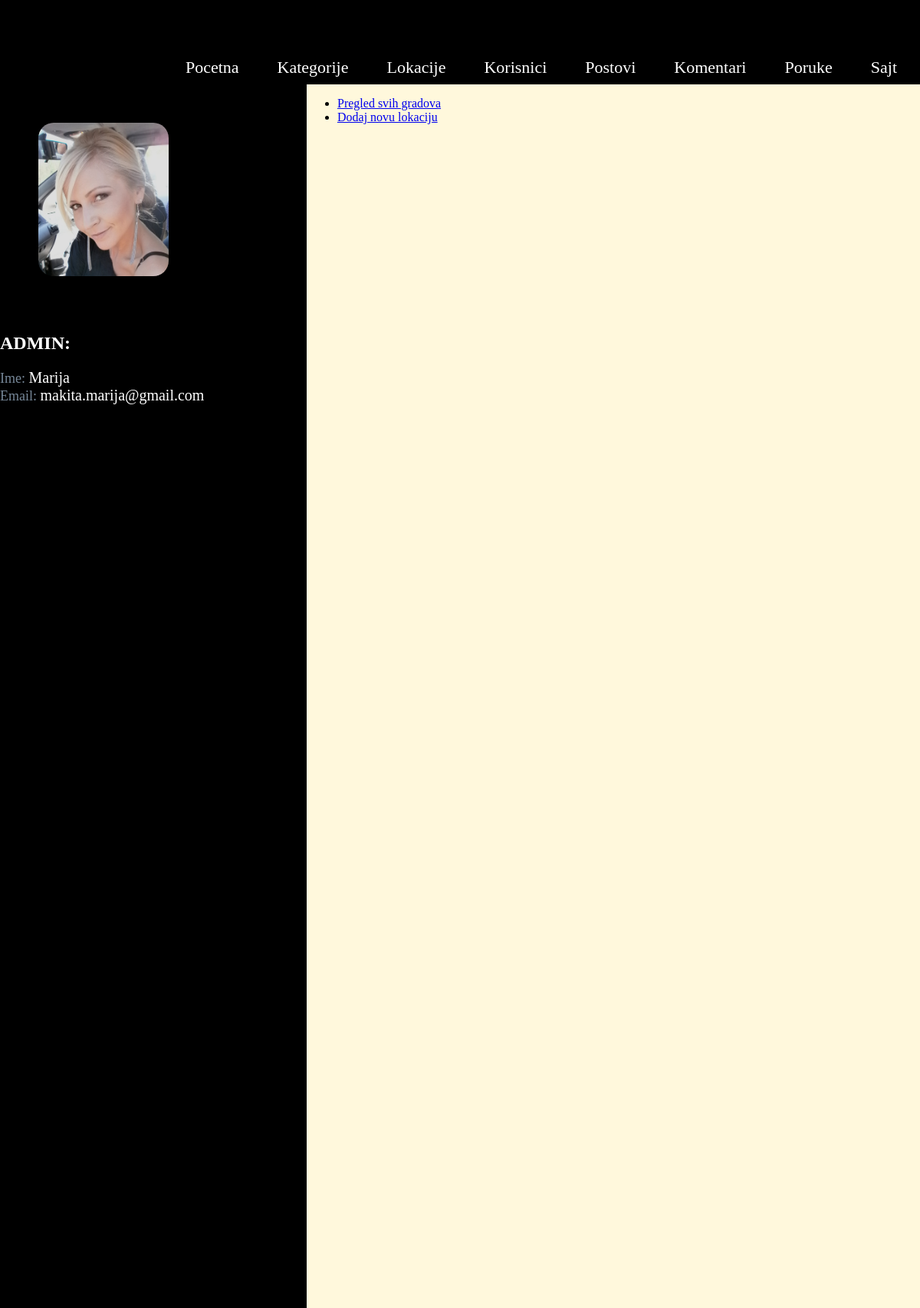
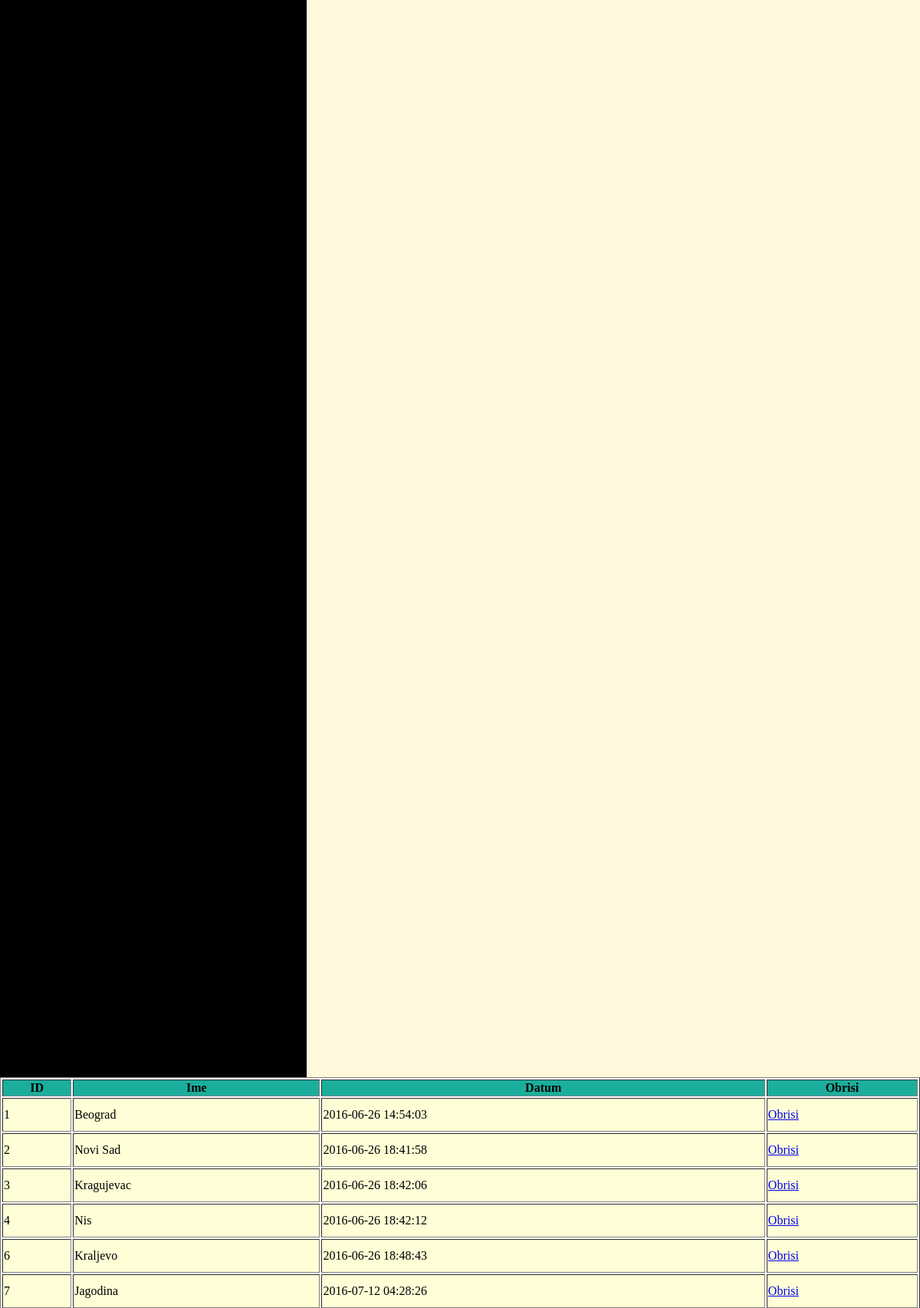
The app's page /admin/home.php?page=locations (signed in, upper part) with its own data (2 pictures, top to bottom).
### tables this page shows
CREATE TABLE `user` (
  `id` int(11) NOT NULL,
  `name` varchar(255) NOT NULL,
  `email` varchar(255) NOT NULL,
  `password` varchar(255) NOT NULL,
  `date` timestamp NOT NULL DEFAULT CURRENT_TIMESTAMP,
  `admin` tinyint(4) NOT NULL DEFAULT '0',
  `status` tinyint(4) NOT NULL DEFAULT '0',
  `is_logged` tinyint(4) NOT NULL DEFAULT '0',
  `superadmin` tinyint(4) NOT NULL DEFAULT '0',
  `is_deleted` tinyint(4) NOT NULL DEFAULT '0',
  `is_blocked` tinyint(4) NOT NULL DEFAULT '0',
  `image` varchar(255) NOT NULL
);

CREATE TABLE `places` (
  `id` int(11) NOT NULL,
  `name` varchar(255) NOT NULL,
  `date` timestamp NOT NULL DEFAULT CURRENT_TIMESTAMP,
  `is_deleted` tinyint(4) NOT NULL DEFAULT '0'
);

### models/Connect.php (called while the page is built, shortened)
<?php
class Connect{
    private static $_instance = null;
    public static function getInstance(){
        if(is_null(self::$_instance)){
            self::$_instance = new PDO("mysql:host=127.0.0.1;dbname=openserbia", "root", "");
        }
        return self::$_instance;
    }
}

### models/Model.php (called while the page is built, shortened)
<?php
abstract class Model
{
    public function __construct()
    {
        $this->db = Connect::getInstance();
    }
}

### models/User.php (called while the page is built, shortened)
<?php
class User extends Model
{
    public function getUserById($id){
        $query = $this->db->prepare('SELECT * FROM user WHERE id=?;');
        if( $query && $query->execute([$id]) ) {
            $result = $query->fetch(PDO::FETCH_ASSOC);
            return $result;
        }
        return null;
    }
}

### admin/controllers/locations.php (called while the page is built)
<?php
$location = new Location();
$loc = $location->getLocation();
include __DIR__ . '../../views/locations.php';

### models/Location.php (called while the page is built, shortened)
<?php
class Location extends Model
{
    public function getLocation()
    {
        $query = $this->db->prepare('SELECT * FROM places WHERE is_deleted=0');
        if ($query && $query->execute()){
            return $query->fetchAll(PDO::FETCH_ASSOC);
        }
        return null;
    }
}

### admin/views/locations.php (the view)
<div class="admin_subnav">
    <ul>
        <li><a href="?page=locations">Pregled svih gradova</a> </li>
        <li><a href="?page=addlocation">Dodaj novu lokaciju</a> </li>
    </ul>
</div>
<table border="1">
    <thead>
    <tr>
        <th>ID</th>
        <th>Ime</th>
        <th>Datum</th>
        <th>Obrisi</th>
    </tr>
    </thead>
    <tbody>
    <?php foreach($loc as $l){ ?>
        <tr>
            <td><?php echo $l['id'] ?></td>
            <td><?php echo $l['name'] ?></td>
            <td><?php echo $l['date'] ?></td>
            <td>
                <a href="?page=delete&action=location&location_id=<?php echo $l['id']?>">
                    Obrisi
                </a>
            </td>
        </tr>
    <?php } ?>
    </tbody>
</table>

### admin/home.php (shortened to what this page needs)
<!DOCTYPE html>
<html>
<head>
    <link rel="stylesheet" type="text/css" href="../style.css">
</head>
<body>
<div id="wrapper">
<?php
    if($_SESSION['admin'] == 1) {
        $users = new User();
        $a = $users->getUserById($_SESSION['id']);
        ?>
        <div id="admin_header">
            <div class="nav" id="admin_nav">
                <ul>
                    <li><a href="home.php?page=home">Pocetna</a></li>
                    <li><a href="home.php?page=categories">Kategorije</a></li>
                    <li><a href="home.php?page=locations">Lokacije</a></li>
                    <li><a href="home.php?page=users">Korisnici</a></li>
                    <li><a href="home.php?page=posts">Postovi</a></li>
                    <li><a href="home.php?page=comments">Komentari</a></li>
                    <li><a href="home.php?page=inbox">Poruke</a></li>
                    <li><a href="../index.php">Sajt</a></li>
                </ul>
            </div>
        </div>
        <div class="content_admin">
            <div class="sidebar">
                <div class="nav">
                    <?php
                    echo "<img class='prof' src='../images/" . $a['image'] . "'><br>";
                    echo "<h2 class='admin'>ADMIN:</h2>";
                    echo "<span class='font'>Ime: </span><span class='admin_text'>" . $a['name'] . "</span><br>";
                    echo "<span class='font'>Email: </span><span class='admin_text'>" . $a['email'] . "</span><br>";
                    ?>
                </div>
            </div>
            <div class="main">
                <?php require_once __DIR__ . '/controllers/' . $_GET['page'] . '.php'; ?>
            </div>
        </div>
        <?php
    }else{
        echo "<p class='err_admin'>Ne mozete pristupiti stranici  ukoliko niste admin.</p>";
    }
?>
</div>
</body>
</html>

### style.css (style rules this page uses)
body { margin:0; padding: 0; font-family: Tahoma; }
table { width: 1200px; }
thead { background-color: rgb(28, 174, 156); }
td { height: 40px; background-color: rgb(255, 254, 214); }
#wrapper { clear: both; margin: 0 auto; }
.nav { float: left; }
.nav ul { margin: 0; padding-top: 200px; list-style: none; }
.nav ul li { float: left; position: relative; background-color: rgba(0, 0, 0, 0.7); border-radius: 15px 15px 0 0 ; margin-right: 10px; }
.nav ul li a { display: block; text-decoration: none; padding: 15px 20px; height: 18px; font-size: 22px; }
.nav ul li a:link, .nav ul li a:visited { color: #fff; }
#admin_header { height: 100px; color: black; }
#admin_nav { height: 100px; }
#admin_nav ul { padding-top: 60px; }
img.prof { margin: 50px; width:170px; height:200px; border-radius: 20px; }
.font { font-size: 18px; color: lightslategray; }
.content_admin { width: 100%; height: auto; }
.sidebar { width: 400px; float: left; background-color: black; height: 3000px; }
.main { background-color: cornsilk; height: 3000px; }
#admin_nav { background-color: black; float: right; }
#admin_header { background-color: black; height: 110px; }
.admin_text { color: white; font-size: 20px; }
h2.admin { color:white; }
.admin_subnav { overflow: hidden; }

### records on screen
user: image (picture), name "Marija", email "makita.marija@gmail.com"
places: id "1", name "Beograd", date "2016-06-26 14:54:03"
places: id "2", name "Novi Sad", date "2016-06-26 18:41:58"
places: id "3", name "Kragujevac", date "2016-06-26 18:42:06"
places: id "4", name "Nis", date "2016-06-26 18:42:12"
places: id "6", name "Kraljevo", date "2016-06-26 18:48:43"
places: id "7", name "Jagodina", date "2016-07-12 04:28:26"
